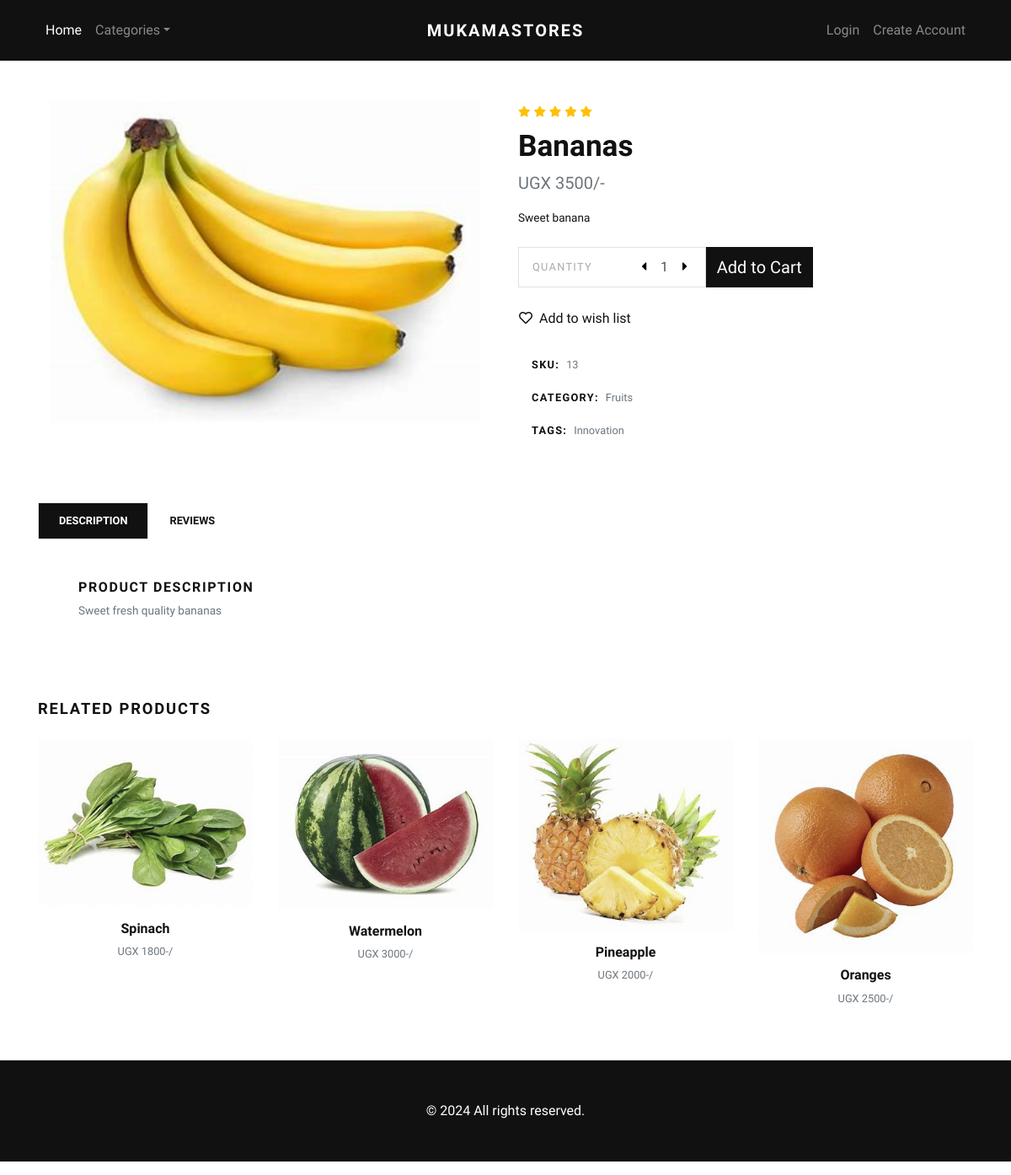
The app's page /product/bananas/ with its own data.
### store/models.py (models this page shows, shortened)
class Product(models.Model):
    title = models.CharField(max_length=150, verbose_name="Product Title")
    slug = models.SlugField(max_length=160, verbose_name="Product Slug")
    sku = models.CharField(max_length=255, unique=True, verbose_name="Unique Product ID (SKU)")
    short_description = models.TextField(verbose_name="Short Description")
    detail_description = models.TextField(blank=True, null=True, verbose_name="Detail Description")
    product_image = models.ImageField(upload_to='product', blank=True, null=True, verbose_name="Product Image")
    price = models.DecimalField(max_digits=8, decimal_places=0)
    category = models.ForeignKey(Category, verbose_name="Product Categoy", on_delete=models.CASCADE)
    is_active = models.BooleanField(verbose_name="Is Active?")
    is_featured = models.BooleanField(verbose_name="Is Featured?")
    created_at = models.DateTimeField(auto_now_add=True, verbose_name="Created Date")
    updated_at = models.DateTimeField(auto_now=True, verbose_name="Updated Date")
    class Meta:
        verbose_name_plural = 'Products'
        ordering = ('-created_at', )

class Category(models.Model):
    title = models.CharField(max_length=50, verbose_name="Category Title")
    slug = models.SlugField(max_length=55, verbose_name="Category Slug")
    description = models.TextField(blank=True, verbose_name="Category Description")
    category_image = models.ImageField(upload_to='category', blank=True, null=True, verbose_name="Category Image")
    is_active = models.BooleanField(verbose_name="Is Active?")
    is_featured = models.BooleanField(verbose_name="Is Featured?")
    created_at = models.DateTimeField(auto_now_add=True, verbose_name="Created Date")
    updated_at = models.DateTimeField(auto_now=True, verbose_name="Updated Date")
    class Meta:
        verbose_name_plural = 'Categories'
        ordering = ('-created_at', )
    def __str__(self):
        return self.title

### store/views.py (the view)
# urls.py: path('product/<slug:slug>/', views.detail, name="product-detail"),
def detail(request, slug):
    product = get_object_or_404(Product, slug=slug)
    related_products = Product.objects.exclude(id=product.id).filter(is_active=True, category=product.category)
    context = {
        'product': product,
        'related_products': related_products,
    }
    return render(request, 'store/detail.html', context)

### store/context_preprocessors.py (called while the page is built)
def store_menu(request):
    categories = Category.objects.filter(is_active=True)
    context = {
        'categories_menu': categories,
    }
    return context

def cart_menu(request):
    if request.user.is_authenticated:
        cart_items= Cart.objects.filter(user=request.user)
        context = {
            'cart_items': cart_items,
        }
    else:
        context = {}
    return context

### templates/store/detail.html (shortened to what this page needs)
{% extends 'base.html' %}
{% load static %}
    {% block content %}
      <section class="py-5">
        <div class="container">
          <div class="row mb-5">
            <div class="col-lg-6">
              <div class="row m-sm-0">
                <div class="col-sm-12 order-1 order-sm-2">
                  <div class="owl-carousel product-slider" data-slider-id="1">
                    {% if product.product_image %}
                      <a class="d-block" href="{{product.product_image.url}}" data-lightbox="product" title="{{product.title}}"><img class="img-fluid" src="{{product.product_image.url}}" alt="{{product.title}}"></a>
                      {% else %}
                      <a class="d-block" href="{% static 'img/product-detail-1.jpg' %}" data-lightbox="product" title="{{product.title}}"><img class="img-fluid" src="{% static 'img/product-detail-1.jpg' %}" alt="{{product.title}}"></a>
                    {% endif %}
                  </div>
                </div>
              </div>
            </div>
            <div class="col-lg-6">
              <ul class="list-inline mb-2">
                <li class="list-inline-item m-0"><i class="fas fa-star small text-warning"></i></li>
                <li class="list-inline-item m-0"><i class="fas fa-star small text-warning"></i></li>
                <li class="list-inline-item m-0"><i class="fas fa-star small text-warning"></i></li>
                <li class="list-inline-item m-0"><i class="fas fa-star small text-warning"></i></li>
                <li class="list-inline-item m-0"><i class="fas fa-star small text-warning"></i></li>
              </ul>
              <h1>{{product.title}}</h1>
              <p class="text-muted lead">UGX {{product.price}}/-</p>
              <p class="text-small mb-4">{{product.short_description}}</p>
              <div class="row align-items-stretch mb-4">
                <div class="col-sm-5 pr-sm-0">
                  <div class="border d-flex align-items-center justify-content-between py-1 px-3 bg-white border-white"><span class="small text-uppercase text-gray mr-4 no-select">Quantity</span>
                    <div class="quantity">
                      <button class="dec-btn p-0"><i class="fas fa-caret-left"></i></button>
                      <input name="quantity" class="form-control border-0 shadow-0 p-0" type="text" value="1">
                      <button class="inc-btn p-0"><i class="fas fa-caret-right"></i></button>
                    </div>
                  </div>
                </div>
                <div class="col-sm-3 pl-sm-0">
                  <form action="{% url 'store:add-to-cart' %}">
                    <button type="submit" class="btn btn-dark btn-lg btn-block h-100 d-flex align-items-center justify-content-center px-0">Add to Cart</button>
                  </form>
                </div>
              </div><a class="btn btn-link text-dark p-0 mb-4" href="#"><i class="far fa-heart mr-2"></i>Add to wish list</a><br>
              <ul class="list-unstyled small d-inline-block">
                <li class="px-3 py-2 mb-1 bg-white"><strong class="text-uppercase">SKU:</strong><span class="ml-2 text-muted">{{product.sku}}</span></li>
                <li class="px-3 py-2 mb-1 bg-white text-muted"><strong class="text-uppercase text-dark">Category:</strong><a class="reset-anchor ml-2" href="{% url 'store:category-products' product.category.slug %}">{{product.category}}</a></li>
                <li class="px-3 py-2 mb-1 bg-white text-muted"><strong class="text-uppercase text-dark">Tags:</strong><a class="reset-anchor ml-2" href="#">Innovation</a></li>
              </ul>
            </div>
          </div>
          <ul class="nav nav-tabs border-0" id="myTab" role="tablist">
            <li class="nav-item"><a class="nav-link active" id="description-tab" data-toggle="tab" href="#description" role="tab" aria-controls="description" aria-selected="true">Description</a></li>
            <li class="nav-item"><a class="nav-link" id="reviews-tab" data-toggle="tab" href="#reviews" role="tab" aria-controls="reviews" aria-selected="false">Reviews</a></li>
          </ul>
          <div class="tab-content mb-5" id="myTabContent">
            <div class="tab-pane fade show active" id="description" role="tabpanel" aria-labelledby="description-tab">
              <div class="p-4 p-lg-5 bg-white">
                <h6 class="text-uppercase">Product description </h6>
                <p class="text-muted text-small mb-0">{{product.detail_description}}</p>
              </div>
            </div>
          </div>
          <h2 class="h5 text-uppercase mb-4">Related products</h2>
          <div class="row">
            {% if related_products %}
              {% for rp in related_products %}
                <div class="col-lg-3 col-sm-6">
                  <div class="product text-center skel-loader">
                    <div class="d-block mb-3 position-relative">
                      <a class="d-block" href="{% url 'store:product-detail' rp.slug %}">
                        {% if rp.product_image %}
                          <img class="img-fluid w-100" src="{{rp.product_image.url}}" alt="{{rp.title}}">
                        {% else %}
                        <img class="img-fluid w-100" src="{% static 'img/product-1.jpg' %}" alt="{{rp.title}}">
                        {% endif %}
                      </a>
                    </div>
                    <h6> <a class="reset-anchor" href="{% url 'store:product-detail' rp.slug %}">{{rp.title}}</a></h6>
                    <p class="small text-muted">UGX {{rp.price}}-/</p>
                  </div>
                </div>
              {% endfor %}
            {% endif %}
          </div>
        </div>
      </section>
      {% endblock content %}

### jewelryshop/static/css/style.default.css (style rules this page uses)
.text-small { font-size: 0.85rem !important; }
.text-gray { color: #aaa !important; }
strong { font-weight: 700; }
.product img { -webkit-filter: grayscale(40%); filter: grayscale(40%); transition: all 0.3s; }
.quantity { display: -ms-flexbox; display: flex; -ms-flex-align: center; align-items: center; font-family: inherit; }
.quantity input { width: 2rem; text-align: center; }
.quantity button { background: none; border: none; width: 1rem; outline: none; }
.text-uppercase { text-transform: uppercase; letter-spacing: 0.1em; }
.border { border: 1px solid #dee2e6 !important; }
.shadow-0 { box-shadow: none !important; }
.reset-anchor { color: inherit; transition: all 0.3s; }
.no-select { cursor: default; -webkit-user-select: none; -moz-user-select: none; -ms-user-select: none; user-select: none; }
.btn { font-weight: 400; border: 1px solid transparent; font-family: inherit; padding: 0.375rem 1.5rem; font-size: 1rem; line-height: 1.5; border-radius: 0; transition: color 0.15s ease-in-out, background-color 0.15s ease-in-out, border-color 0.15s ease-in-out, box-shadow 0.15s ease-in-out; }
.btn-link { font-weight: 400; color: #dcb14a; }
.btn-dark { color: #fff; background-color: #111111; border-color: #111111; }
.btn-lg { padding: 0.5rem 1rem; font-size: 1.25rem; line-height: 1.5; border-radius: 0; }
body { font-family: "Libre Franklin", sans-serif; font-size: 1rem; font-weight: 400; line-height: 1.5; color: #111111; background-color: #fff; }
a { color: #dcb14a; text-decoration: none; }
h1, h2, h3, h4, h5, h6, .h1, .h2, .h3, .h4, .h5, .h6 { margin-bottom: 0.5rem; font-family: inherit; font-weight: 900; line-height: 1.2; color: inherit; }
h1, .h1 { font-size: 2.2rem; }
h2, .h2 { font-size: 1.9rem; }
h5, .h5 { font-size: 1.15rem; }
h6, .h6 { font-size: 1rem; }
.lead { font-size: 1.25rem; font-weight: 300; }
small, .small { font-size: 80%; font-weight: 400; }
.text-warning { color: #ffc107 !important; }
.text-dark { color: #111111 !important; }
.form-control { padding: 0.375rem 0.75rem; font-size: 1rem; line-height: 1.5; color: #495057; background-color: #fff; border: 1px solid #ced4da; border-radius: 0; transition: border-color 0.15s ease-in-out, box-shadow 0.15s ease-in-out; }
.form-control::placeholder { color: #adb5bd; font-size: 0.85rem; font-weight: 400; }
.nav-link { padding: 0.5rem 1rem; }
.nav-tabs .nav-item { margin-bottom: -1px; }
.nav-tabs .nav-link { border: 1px solid transparent; font-family: inherit; color: #111111; text-transform: uppercase; font-size: 0.8rem; transition: all 0.3s; font-weight: 700; padding: 0.7rem 1.5rem; background: #fff; border-top-left-radius: 0; border-top-right-radius: 0; }
.nav-tabs .nav-link.active, .nav-tabs .nav-link:hover, .nav-tabs .nav-item.show .nav-link { background: #111111; background-color: #111111; color: #fff; }

### records on screen
Product: product_image (picture), title "Bananas", price "3500", short_description "Sweet banana", sku "13", category "Fruits", detail_description "Sweet fresh quality bananas"
Product: product_image (picture), title "Spinach", price "1800"
Product: product_image (picture), title "Watermelon", price "3000"
Product: product_image (picture), title "Pineapple", price "2000"
Product: product_image (picture), title "Oranges", price "2500"
